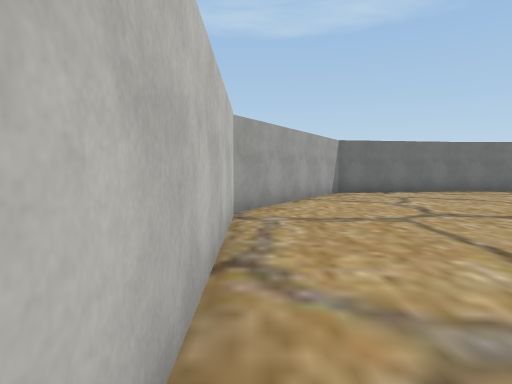
view 1 (above)

21 first-person views from a walk through a 3-D level made in the Unity game engine. The camera is 1.5 m above the floor, tilts 4° down and sees 75° across. The floor is counted in squares, 2 m on a side. Each view is taken from the middle of a square. On the plan, view 1 faces up. The plan holds only what a view shows up to about 11 squares ahead; the rest is blank. The player character is not drawn. Some surface patterns are stand-ins.

view 2
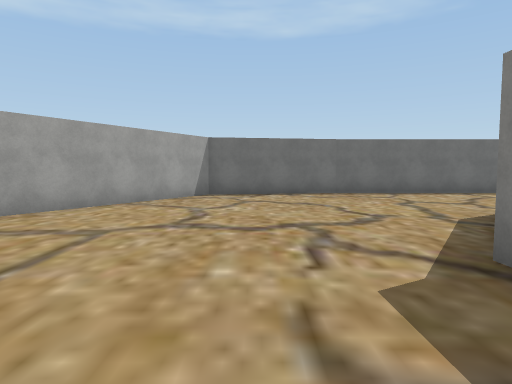

view 3
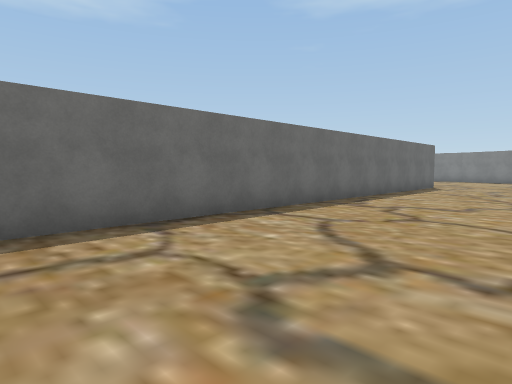

view 4
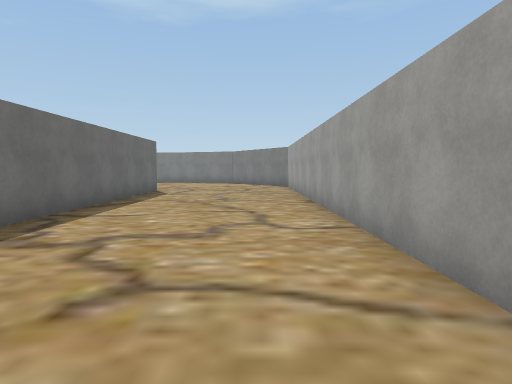

view 5
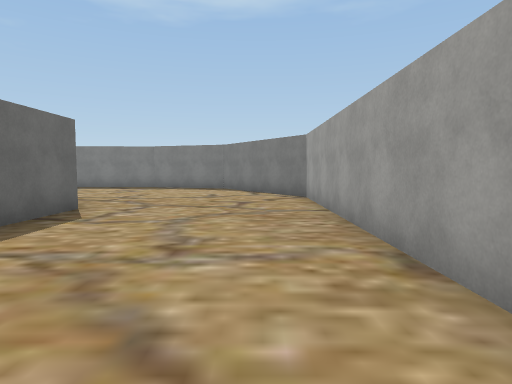

view 6
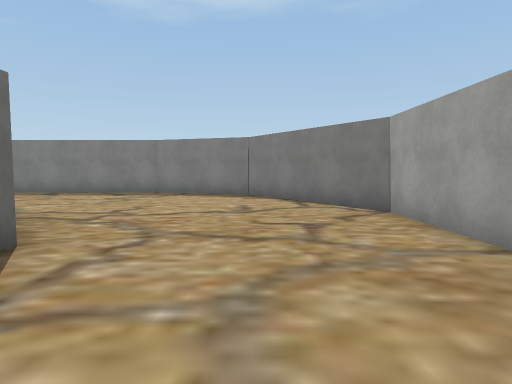

view 7
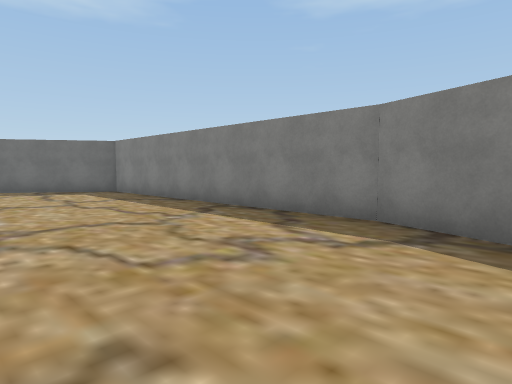

view 8
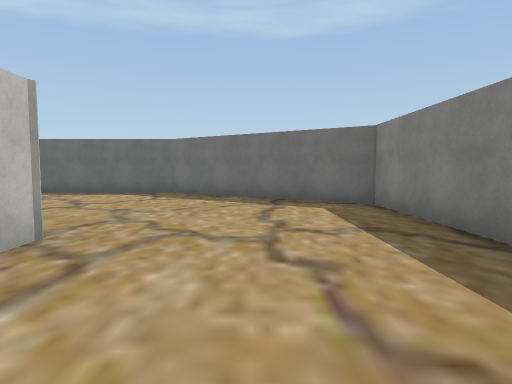

view 9
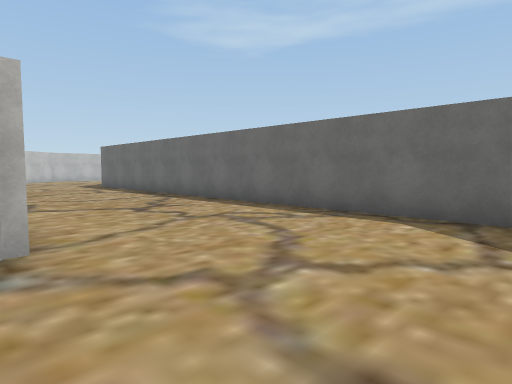

view 10
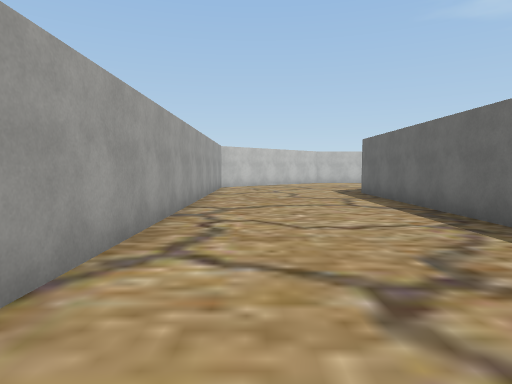

view 11
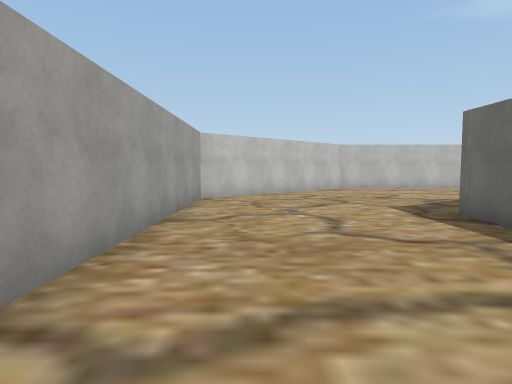

view 12
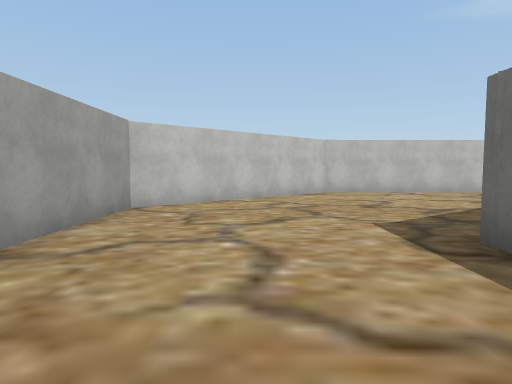

view 13
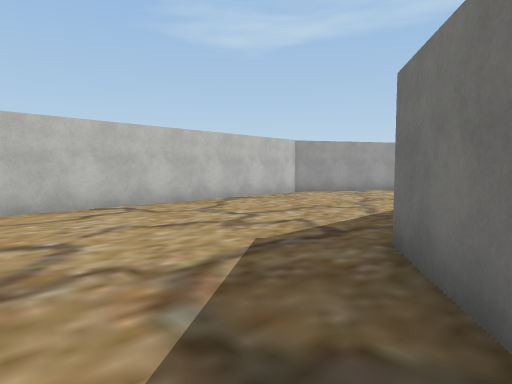

view 14
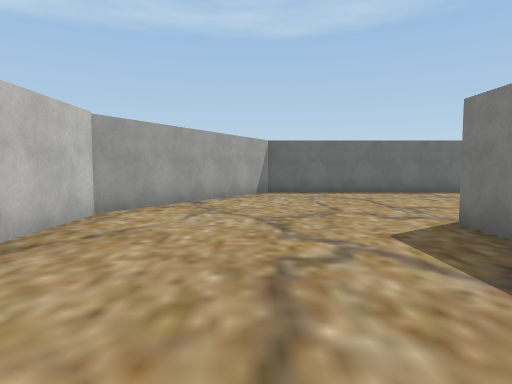

view 15
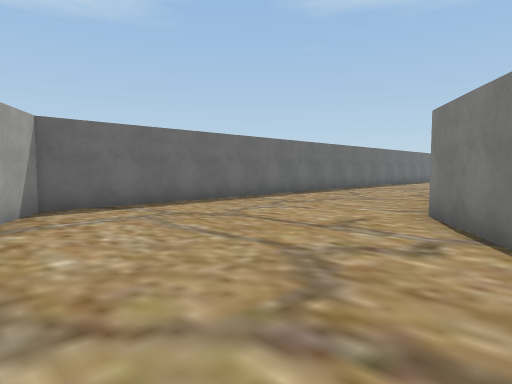

view 16
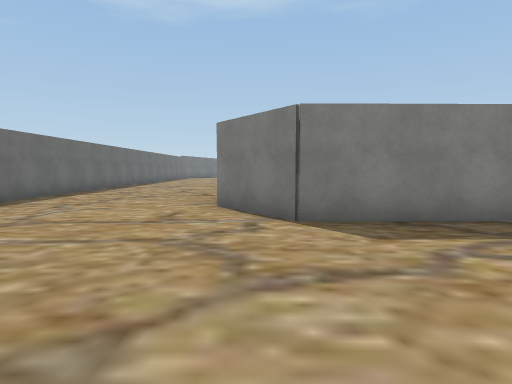

view 17
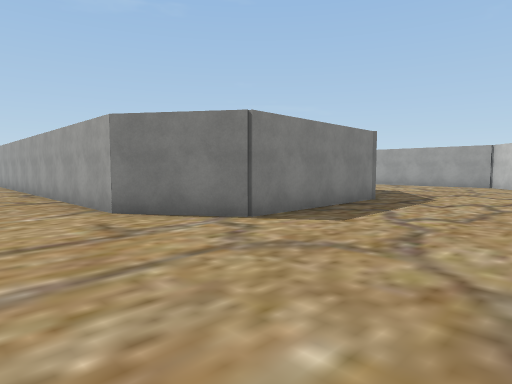

view 18
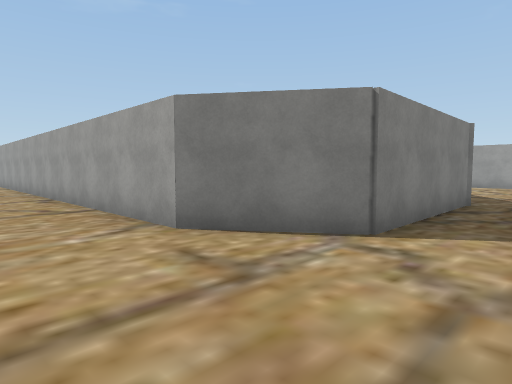

view 19
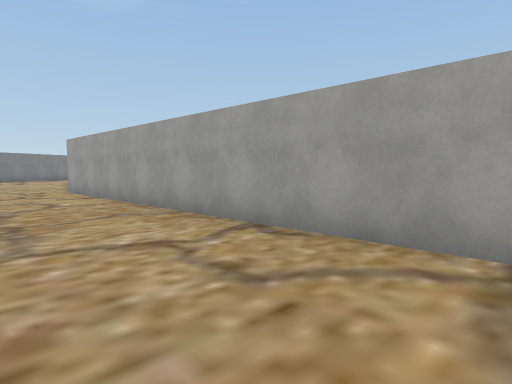

view 20
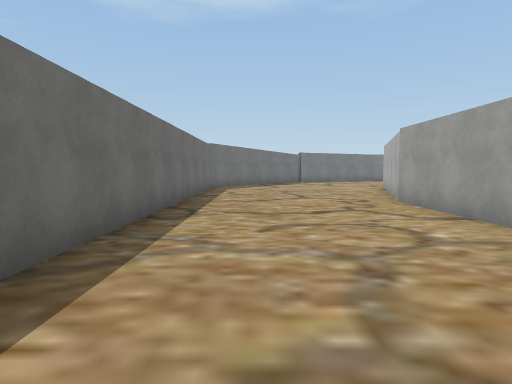

view 21
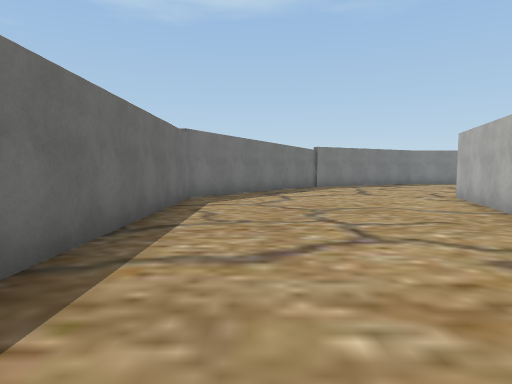

### Floor plan
Points are (right, up) in squares from view 1. A wall is a line through its corners. A room is listed if a view was taken in it or the views show most of it. See-through windows are left out.
Room 1 (views 1, 2, 3, 4, 5, 6, 7, 8, 9, 10, 11, 12, 13, 14, 15, 16, 17, 18, 19, 20, 21)
walls: (20.2, 11.3) (6.4, 11.3); (22.7, 17.6) (22.7, 16.9); (10.6, 6.7) (22.9, 6.7) (26.6, 9.2) (27.6, 12.1) (27.5, 21) (22.4, 24.3) (8.6, 24.3); (6.5, 11.3) (2.6, 10.7) (-0.4, 5.6); (7.9, 25.6) (6.7, 27.1) (6.7, 31.4) (8.6, 32.8) (22.6, 32.8); (-0.4, 5.4) (-0.3, 0.3); (22.9, 32.6) (28.7, 30.8); (13.1, 37.7) (4.4, 37.7) (1.4, 32.6) (1.5, 24.2) (5.6, 19.6) (17.2, 19.6); (31, 35.9) (28.7, 37.7) (17.1, 37.7)

Where each view was taken, in squares from view 1:
view 1: 0 up, 0 right, facing up
view 2: 1 up, 4 right, facing up
view 3: 7 up, 6 right, facing up-right
view 4: 8 up, 9 right, facing right
view 5: 8 up, 14 right, facing right
view 6: 9 up, 17 right, facing right
view 7: 10 up, 23 right, facing up-right
view 8: 14 up, 25 right, facing up
view 9: 19 up, 23 right, facing up-left
view 10: 21 up, 19 right, facing left
view 11: 21 up, 14 right, facing left
view 12: 22 up, 12 right, facing left
view 13: 24 up, 8 right, facing up-left
view 14: 27 up, 4 right, facing up
view 15: 31 up, 3 right, facing up-right
view 16: 32 up, 2 right, facing right
view 17: 35 up, 3 right, facing down-right
view 18: 35 up, 5 right, facing down-right
view 19: 36 up, 11 right, facing down-right
view 20: 36 up, 15 right, facing right
view 21: 36 up, 20 right, facing right
